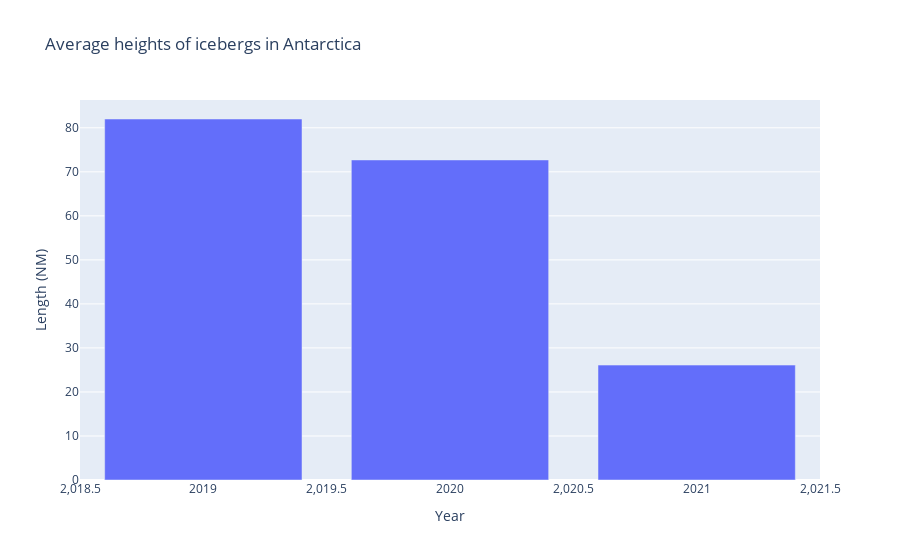

Notebook code cell kept with this figure:
### Markdown cell above
## Melting Iceberg A68A

### Code cell
ice_df = ice_df.groupby(["Iceberg", "Year"]).mean()
ice_df.to_csv("iceberg_per_year.csv")

ice_df = pd.read_csv("iceberg_per_year.csv")
spec_ice_df = ice_df[ice_df["Iceberg"] == "A68A"]

fig = px.bar(spec_ice_df, x="Year", y="Length (NM)", title='Average heights of icebergs in Antarctica', )
fig.show()

### Figure 1 — Plotly figure (JSON) as saved in the notebook; plotly's stock layout.template omitted (floating-point values rounded to 4 significant figures)
{"data": [{"alignmentgroup": "True", "hovertemplate": "Year=%{x}<br>Length (NM)=%{y}<extra></extra>", "legendgroup": "", "marker": {"color": "#636efa", "pattern": {"shape": ""}}, "name": "", "offsetgroup": "", "orientation": "v", "showlegend": false, "textposition": "auto", "type": "bar", "x": [2019, 2020, 2021], "xaxis": "x", "y": [82, 72.7, 26.1], "yaxis": "y"}], "layout": {"barmode": "relative", "legend": {"tracegroupgap": 0}, "title": {"text": "Average heights of icebergs in Antarctica"}, "xaxis": {"anchor": "y", "domain": [0, 1], "title": {"text": "Year"}}, "yaxis": {"anchor": "x", "domain": [0, 1], "title": {"text": "Length (NM)"}}}}
